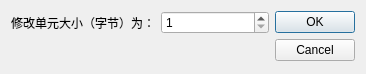
<?xml version="1.0" encoding="UTF-8"?>
<ui version="4.0">
 <class>Dialog</class>
 <widget class="QDialog" name="Dialog">
  <property name="geometry">
   <rect>
    <x>0</x>
    <y>0</y>
    <width>366</width>
    <height>74</height>
   </rect>
  </property>
  <property name="windowTitle">
   <string>Dialog</string>
  </property>
  <layout class="QGridLayout" name="gridLayout">
   <item row="0" column="0">
    <layout class="QFormLayout" name="unitSizeFormLayout">
     <item row="0" column="0">
      <widget class="QLabel" name="unitSizeLabel">
       <property name="toolTip">
        <string notr="true">unit size</string>
       </property>
       <property name="statusTip">
        <string notr="true"/>
       </property>
       <property name="text">
        <string notr="true">修改单元大小（字节）为：</string>
       </property>
      </widget>
     </item>
     <item row="0" column="1">
      <widget class="QSpinBox" name="unitSizeSpinBox">
       <property name="readOnly">
        <bool>false</bool>
       </property>
       <property name="minimum">
        <number>1</number>
       </property>
       <property name="maximum">
        <number>104857600</number>
       </property>
      </widget>
     </item>
    </layout>
   </item>
   <item row="0" column="1">
    <widget class="QDialogButtonBox" name="buttonBox">
     <property name="orientation">
      <enum>Qt::Vertical</enum>
     </property>
     <property name="standardButtons">
      <set>QDialogButtonBox::Cancel|QDialogButtonBox::Ok</set>
     </property>
    </widget>
   </item>
  </layout>
 </widget>
 <resources/>
 <connections>
  <connection>
   <sender>buttonBox</sender>
   <signal>accepted()</signal>
   <receiver>Dialog</receiver>
   <slot>accept()</slot>
   <hints>
    <hint type="sourcelabel">
     <x>248</x>
     <y>254</y>
    </hint>
    <hint type="destinationlabel">
     <x>157</x>
     <y>274</y>
    </hint>
   </hints>
  </connection>
  <connection>
   <sender>buttonBox</sender>
   <signal>rejected()</signal>
   <receiver>Dialog</receiver>
   <slot>reject()</slot>
   <hints>
    <hint type="sourcelabel">
     <x>316</x>
     <y>260</y>
    </hint>
    <hint type="destinationlabel">
     <x>286</x>
     <y>274</y>
    </hint>
   </hints>
  </connection>
 </connections>
</ui>
